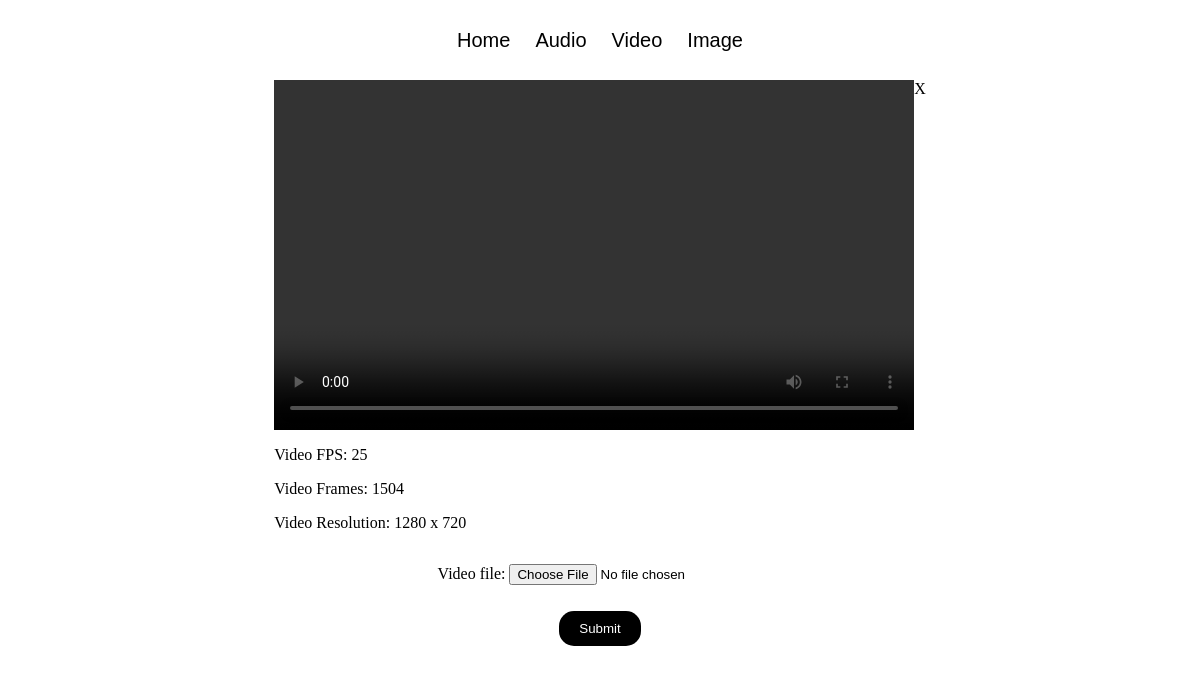
The page /video/ on the database its author committed.
### base/models.py (models this page shows, shortened)
class Video(models.Model):
    id = models.AutoField(primary_key=True)
    title = models.CharField(max_length=200, null=True)
    video_file = models.FileField(upload_to="videos/")
    duration = models.TimeField(auto_now=True)
    fps = models.IntegerField(null=True, blank=False)
    frames = models.IntegerField(null=True, blank=False)
    width = models.IntegerField(null=True, blank=False)
    height = models.IntegerField(null=True, blank=False)

### base/views.py (the view)
# urls.py: path("video/", views.videoShow, name="video"),
def videoShow(request):
    if request.method == 'POST':
        form = VideoForm(request.POST, request.FILES)
        if form.is_valid():
            video = form.save(commit=False)
            url = video.video_file.url
            video.frames = getVideoUtility.getFrames(url)
            video.fps = getVideoUtility.getFPS(url)
            video.duration = getVideoUtility.getDuration(url)
            video.width, video.height = getVideoUtility.getResolution(url)
            video.save()
            return redirect("video")
    else:
        form = VideoForm()
    videos = Video.objects.all()
    context = {'form' : form, "videos" : videos}
    return render(request, 'base/video-show.html', context)

### base/forms.py
class VideoForm(ModelForm):
    class Meta:
        model = Video
        fields = ['video_file']

### base/templates/base/video-show.html (shortened to what this page needs)
<!DOCTYPE html>
<html lang="en">
<head>
</head>
<body>
    {% extends "main.html" %}
    {% block content %}
    {% if videos %}
    <div class="video-collection">
        {% for video in videos %}
        <div>
            <div class="video-self">
                <video controls width="640" height="350">
                    <source src="{{ video.video_file.url }}" type="{{ video.video_file.content_type }}" />
                </video>
                <a href="{% url 'delete-video' video.id %}">X</a>
            </div>
            <p>Video FPS: {{video.fps}}</p>
            <p>Video Frames: {{video.frames}}</p>
            <p>Video Resolution: {{video.width}} x {{video.height}}</p>
        </div>
        {% endfor %}
    </div>
    {% else %}
    <h2>Try Uploading your first video</h2>
    {% endif %}
    <form action="" method="post" class="upload-form" enctype="multipart/form-data">
        {{form.as_p}}
        <button type="submit" class="upload-button">Submit</button>
    </form>
    {% endblock content %}

### base/templates/base/video-show.html (style rules this page uses)
.upload-form { display: flex; justify-content: center; align-items: center; flex-direction: column; row-gap: 10px; }
.upload-button { border: 0; border-radius: 15px; padding: 10px 20px; background-color: black; color: white; }
.video-collection { display: flex; flex-direction: column; row-gap: 20px; justify-content: center; align-items: center; }
.video-self { display: flex; flex-direction: row; justify-content: center; }
.video-self a { color: black; text-decoration: none; }

### rows shown on the page
Video: fps "25", frames "1504", width "1280", height "720"
